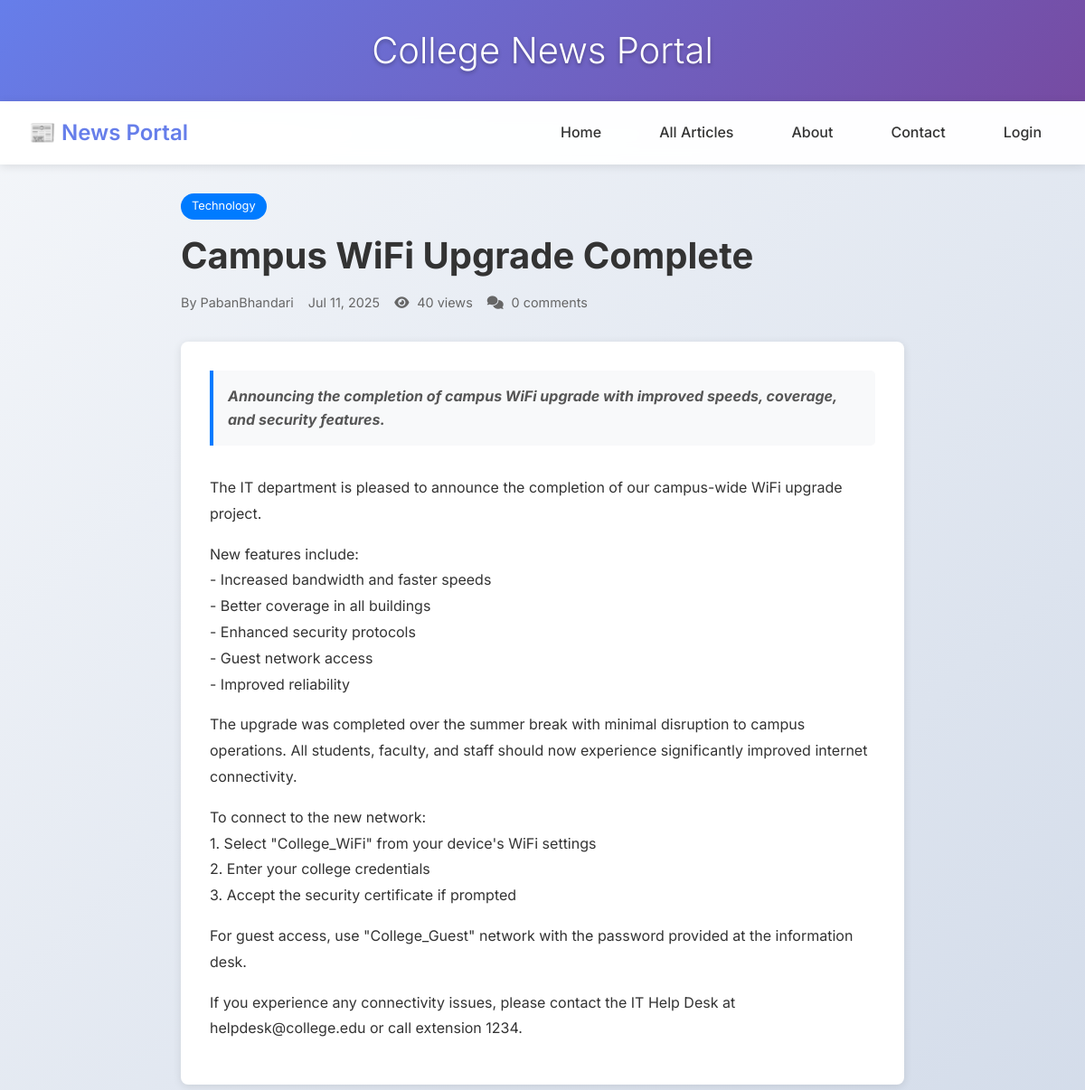
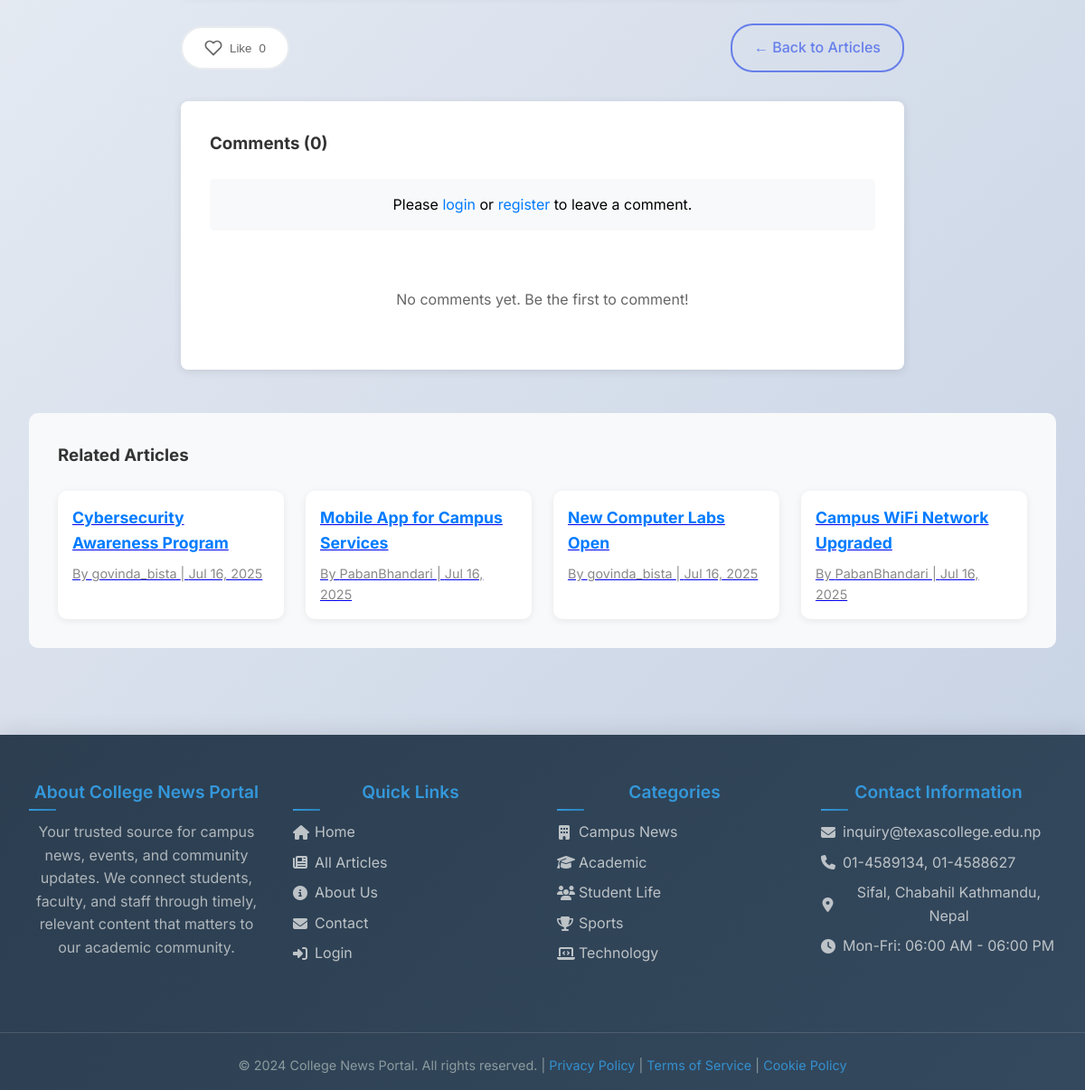
The page /article/5/ on the database its author committed (2 pictures, top to bottom).
### news/models.py (models this page shows, shortened)
class NewsArticle(models.Model):
    STATUS_CHOICES = [
        ('draft', 'Draft'),
        ('published', 'Published'),
        ('archived', 'Archived'),
    ]
    title = models.CharField(max_length=200)
    content = models.TextField()
    summary = models.TextField(max_length=500, blank=True)
    author = models.ForeignKey(User, on_delete=models.CASCADE, related_name='articles')
    category = models.ForeignKey(Category, on_delete=models.CASCADE, related_name='articles')
    status = models.CharField(max_length=20, choices=STATUS_CHOICES, default='draft')
    created_at = models.DateTimeField(auto_now_add=True)
    updated_at = models.DateTimeField(auto_now=True)
    published_at = models.DateTimeField(blank=True, null=True)
    views = models.PositiveIntegerField(default=0)
    class Meta:
        ordering = ['-published_at', '-created_at']
    def save(self, *args, **kwargs):
        if self.status == 'published' and not self.published_at:
            self.published_at = timezone.now()
        super().save(*args, **kwargs)
    @property
    def like_count(self):
        return self.likes.count()
    @property
    def comment_count(self):
        return self.comments.filter(is_approved=True).count()

class Category(models.Model):
    name = models.CharField(max_length=100)
    description = models.TextField(blank=True)
    created_at = models.DateTimeField(auto_now_add=True)
    class Meta:
        verbose_name_plural = "Categories"

### news/views.py (the view, shortened to what this page needs)
# urls.py: path('article/<int:article_id>/', views.article_detail, name='article_detail'),
def article_detail(request, article_id):
    try:
        article = NewsArticle.objects.get(id=article_id)
        can_view = False
        if article.status == 'published':
            can_view = True
        elif request.user.is_authenticated and article.author == request.user:
            can_view = True
        elif request.user.is_authenticated and request.user.is_superuser:
            can_view = True
        if not can_view:
            raise NewsArticle.DoesNotExist()
    except NewsArticle.DoesNotExist:
        return get_object_or_404(NewsArticle, id=article_id, status='published')
    if article.status == 'published':
        article.views += 1
        article.save()
    comments = article.comments.filter(is_approved=True)
    related_articles = NewsArticle.objects.filter(
        status='published',
        category=article.category
    ).exclude(id=article.id)[:4]
    user_liked = False
    if request.user.is_authenticated:
        user_liked = article.likes.filter(user=request.user).exists()
    else:
        client_ip = get_client_ip(request)
        user_liked = article.likes.filter(ip_address=client_ip, user__isnull=True).exists()
    context = {
        'article': article,
        'comments': comments,
        'user_liked': user_liked,
        'related_articles': related_articles,
    }
    return render(request, 'article_detail.html', context)

### news/views.py (called while the page is built)
def get_client_ip(request):
    x_forwarded_for = request.META.get('HTTP_X_FORWARDED_FOR')
    if x_forwarded_for:
        ip = x_forwarded_for.split(',')[0]
    else:
        ip = request.META.get('REMOTE_ADDR')
    return ip

### news/templates/article_detail.html (shortened to what this page needs)
{% extends 'base_home.html' %}
{% block content %}
<div class="article-detail">
    <div class="article-header">
        <div class="article-category">{{ article.category.name }}</div>
        <h1>{{ article.title }}</h1>
        <div class="article-meta">
            <span>By {{ article.author.username }}</span>
            <span>{{ article.published_at|date:"M d, Y" }}</span>
            <span><i class="fas fa-eye"></i> {{ article.views }} views</span>
            <span><i class="fas fa-comments"></i> {{ article.comment_count }} comments</span>
        </div>
    </div>
    <div class="article-content">
        {% if article.summary %}
        <div class="article-summary">
            <p><strong>{{ article.summary }}</strong></p>
        </div>
        {% endif %}
        <div class="article-body">
            {{ article.content|linebreaks }}
        </div>
    </div>
    <div class="article-actions">
        <div class="like-section">
            <button class="like-btn {% if user_liked %}liked{% endif %}" onclick="toggleLike({{ article.id }})">
                <span class="like-text">{% if user_liked %}Liked{% else %}Like{% endif %}</span>
                <span class="like-count">{{ article.like_count }}</span>
            </button>
        </div>
        <div class="action-buttons">
            <a href="{% url 'article_list' %}" class="btn btn-outline">← Back to Articles</a>
        </div>
    </div>
    <div class="comments-section">
        <h3>Comments ({{ article.comment_count }})</h3>
        {% if user.is_authenticated %}
        <div class="comment-form">
            <h4>Add a Comment</h4>
            <form id="commentForm" onsubmit="submitComment(event, {{ article.id }})">
                {% csrf_token %}
                <div class="form-group">
                    <textarea name="content" id="commentContent" placeholder="Write your comment here..." required></textarea>
                </div>
                <button type="submit" class="btn btn-primary">
                    <span class="btn-text">Post Comment</span>
                    <span class="btn-loading" style="display: none;">Posting...</span>
                </button>
            </form>
        </div>
        {% else %}
        <div class="login-prompt">
            <p>Please <a href="{% url 'login' %}">login</a> or <a href="{% url 'register' %}">register</a> to leave a comment.</p>
        </div>
        {% endif %}
        <div class="comments-list" id="commentsList">
            {% if comments %}
                {% for comment in comments %}
                <div class="comment" data-comment-id="{{ comment.id }}">
                    <div class="comment-header">
                        <div class="comment-author-info">
                            <strong>{{ comment.display_name }}</strong>
                            <span class="comment-date">{{ comment.created_at|date:"M d, Y H:i" }}</span>
                        </div>
                        {% if user.is_authenticated and comment.author == user %}
                        <div class="comment-actions">
                            <button class="edit-comment-btn" data-comment-id="{{ comment.id }}" data-comment-content="{{ comment.content|escapejs }}" onclick="editComment({{ comment.id }})">
                                <svg width="16" height="16" viewBox="0 0 24 24" fill="none" xmlns="http://www.w3.org/2000/svg">
                                    <path d="M11 4H4a2 2 0 0 0-2 2v14a2 2 0 0 0 2 2h14a2 2 0 0 0 2-2v-7" stroke="currentColor" stroke-width="2" stroke-linecap="round" stroke-linejoin="round"/>
                                    <path d="m18.5 2.5 3 3L12 15l-4 1 1-4 9.5-9.5z" stroke="currentColor" stroke-width="2" stroke-linecap="round" stroke-linejoin="round"/>
                                </svg>
                                Edit
                            </button>
                            <button class="delete-comment-btn" onclick="deleteComment({{ comment.id }})">
                                <svg width="16" height="16" viewBox="0 0 24 24" fill="none" xmlns="http://www.w3.org/2000/svg">
                                    <path d="M3 6h18" stroke="currentColor" stroke-width="2" stroke-linecap="round" stroke-linejoin="round"/>
                                    <path d="M19 6v14a2 2 0 0 1-2 2H7a2 2 0 0 1-2-2V6" stroke="currentColor" stroke-width="2" stroke-linecap="round" stroke-linejoin="round"/>
                                    <path d="M8 6V4a2 2 0 0 1 2-2h4a2 2 0 0 1 2 2v2" stroke="currentColor" stroke-width="2" stroke-linecap="round" stroke-linejoin="round"/>
                                </svg>
                                Delete
                            </button>
                        </div>
                        {% elif user.is_authenticated and user == article.author %}
                        <div class="comment-actions">
                            <button class="delete-comment-btn" onclick="deleteComment({{ comment.id }})">
                                <svg width="16" height="16" viewBox="0 0 24 24" fill="none" xmlns="http://www.w3.org/2000/svg">
                                    <path d="M3 6h18" stroke="currentColor" stroke-width="2" stroke-linecap="round" stroke-linejoin="round"/>
                                    <path d="M19 6v14a2 2 0 0 1-2 2H7a2 2 0 0 1-2-2V6" stroke="currentColor" stroke-width="2" stroke-linecap="round" stroke-linejoin="round"/>
                                    <path d="M8 6V4a2 2 0 0 1 2-2h4a2 2 0 0 1 2 2v2" stroke="currentColor" stroke-width="2" stroke-linecap="round" stroke-linejoin="round"/>
                                </svg>
                                Delete
                            </button>
                        </div>
                        {% elif user.is_authenticated and user.is_superuser %}
                        <div class="comment-actions">
                            <button class="delete-comment-btn" onclick="deleteComment({{ comment.id }})">
                                <svg width="16" height="16" viewBox="0 0 24 24" fill="none" xmlns="http://www.w3.org/2000/svg">
                                    <path d="M3 6h18" stroke="currentColor" stroke-width="2" stroke-linecap="round" stroke-linejoin="round"/>
                                    <path d="M19 6v14a2 2 0 0 1-2 2H7a2 2 0 0 1-2-2V6" stroke="currentColor" stroke-width="2" stroke-linecap="round" stroke-linejoin="round"/>
                                    <path d="M8 6V4a2 2 0 0 1 2-2h4a2 2 0 0 1 2 2v2" stroke="currentColor" stroke-width="2" stroke-linecap="round" stroke-linejoin="round"/>
                                </svg>
                                Delete
                            </button>
                        </div>
                        {% endif %}
                    </div>
                    <div class="comment-content" id="comment-content-{{ comment.id }}">
                        {{ comment.content|linebreaks }}
                    </div>
                    <div class="comment-edit-form" id="comment-edit-form-{{ comment.id }}" style="display: none;">
                        <textarea class="edit-comment-textarea" id="edit-textarea-{{ comment.id }}">{{ comment.content }}</textarea>
                        <div class="edit-actions">
                            <button class="save-edit-btn" onclick="saveCommentEdit({{ comment.id }})">Save</button>
                            <button class="cancel-edit-btn" onclick="cancelCommentEdit({{ comment.id }})">Cancel</button>
                        </div>
                    </div>
                </div>
                {% endfor %}
            {% else %}
                <div class="no-comments">
                    <p>No comments yet. Be the first to comment!</p>
                </div>
            {% endif %}
        </div>
    </div>
</div>
{% if related_articles %}
<div class="related-articles-section">
    <h3>Related Articles</h3>
    <div class="related-articles-grid">
        {% for related in related_articles %}
        <div class="related-article-card">
            <a href="{% url 'article_detail' related.id %}">
                <div class="related-article-info">
                    <h4>{{ related.title }}</h4>
                    <p class="related-article-meta">By {{ related.author.username }} | {{ related.published_at|date:"M d, Y" }}</p>
                </div>
            </a>
        </div>
        {% endfor %}
    </div>
</div>
{% endif %}
{% endblock %}

### news/templates/base_home.html (style rules this page uses)
* { margin: 0; padding: 0; box-sizing: border-box; }
body { font-family: 'Inter', 'Segoe UI', Tahoma, Geneva, Verdana, sans-serif; line-height: 1.6; background: linear-gradient(135deg, #f5f7fa 0%, #c3cfe2 100%); min-height: 100vh; }
.btn { background: linear-gradient(135deg, #667eea 0%, #764ba2 100%); color: white; padding: 0.75rem 1.5rem; border: none; border-radius: 25px; cursor: pointer; font-weight: 500; transition: all 0.3s ease; text-decoration: none; display: inline-block; box-shadow: 0 4px 15px rgba(102, 126, 234, 0.4); }
.btn-outline { background: transparent; color: #667eea; border: 2px solid #667eea; box-shadow: none; }
.article-content { padding: 2rem; }
.article-meta { color: #666; font-size: 0.9rem; margin-bottom: 1rem; display: flex; gap: 1rem; flex-wrap: wrap; }
.article-summary { color: #555; margin-bottom: 1.5rem; line-height: 1.6; }
html { scroll-behavior: smooth; }
.fas { margin-right: 0.3rem; }

### news/templates/article_detail.html (style rules this page uses)
.article-detail { max-width: 800px; margin: 0 auto; }
.article-header { margin-bottom: 2rem; }
.article-category { display: inline-block; background: #007bff; color: white; padding: 0.25rem 0.75rem; border-radius: 15px; font-size: 0.8rem; margin-bottom: 1rem; }
.article-header h1 { font-size: 2.5rem; margin-bottom: 1rem; color: #333; line-height: 1.2; }
.article-meta { display: flex; gap: 1rem; color: #666; font-size: 0.9rem; flex-wrap: wrap; }
.article-content { background: white; padding: 2rem; border-radius: 8px; box-shadow: 0 2px 10px rgba(0,0,0,0.1); margin-bottom: 2rem; }
.article-summary { background: #f8f9fa; padding: 1rem; border-left: 4px solid #007bff; margin-bottom: 2rem; border-radius: 0 5px 5px 0; }
.article-summary p { margin: 0; color: #555; font-style: italic; }
.article-body { line-height: 1.8; color: #333; }
.article-body p { margin-bottom: 1rem; }
.article-actions { display: flex; justify-content: space-between; align-items: center; margin-bottom: 2rem; flex-wrap: wrap; gap: 1rem; }
.like-section { display: flex; align-items: center; }
.like-btn { display: flex; align-items: center; gap: 0.5rem; padding: 0.75rem 1.5rem; border: 2px solid #e9ecef; border-radius: 25px; background: white; color: #666; cursor: pointer; transition: all 0.3s ease; font-weight: 500; }
.like-icon { transition: transform 0.3s ease; }
.action-buttons { display: flex; gap: 1rem; flex-wrap: wrap; }
.comments-section { background: white; padding: 2rem; border-radius: 8px; box-shadow: 0 2px 10px rgba(0,0,0,0.1); }
.comments-section h3 { margin-bottom: 1.5rem; color: #333; }
.login-prompt { background: #f8f9fa; padding: 1rem; border-radius: 5px; margin-bottom: 2rem; text-align: center; }
.login-prompt a { color: #007bff; text-decoration: none; }
.comments-list { margin-top: 1rem; }
.no-comments { text-align: center; padding: 2rem; color: #666; }
.related-articles-section { margin: 3rem 0 0 0; padding: 2rem; background: #f8f9fa; border-radius: 10px; }
.related-articles-section h3 { margin-bottom: 1.5rem; color: #333; }
.related-articles-grid { display: grid; grid-template-columns: repeat(auto-fit, minmax(220px, 1fr)); gap: 1.5rem; }
.related-article-card { background: white; border-radius: 10px; box-shadow: 0 2px 8px rgba(0,0,0,0.07); overflow: hidden; transition: box-shadow 0.2s, transform 0.2s; }
.related-article-info { padding: 1rem; }
.related-article-info h4 { font-size: 1.1rem; margin-bottom: 0.5rem; color: #007bff; }
.related-article-meta { color: #888; font-size: 0.9rem; }

### rows shown on the page
NewsArticle: category.name "Technology", title "Campus WiFi Upgrade Complete", author.username "PabanBhandari", published_at "Jul 11, 2025", views "40", comment_count "0", summary "Announcing the completion of campus WiFi upgrade with improved speeds, coverage, and security features.", content "The IT department is pleased to announce the completion of our campus-wide WiFi upgrade project. New features include: - Increased bandwidth and faster speeds - Better coverage in all buildings - Enhanced security protocols - Guest network access - Improved reliability The upgrade was completed over the summer break with minimal disruption to campus operations. All students, faculty, and staff should now experience significantly improved internet connectivity. To connect to the new network: 1. Select \"College_WiFi\" from your device's WiFi settings 2. Enter your college credentials 3. Accept the security certificate if prompted For guest access, use \"College_Guest\" network with the password…", like_count "0"
NewsArticle: title "Cybersecurity Awareness Program", author.username "govinda_bista", published_at "Jul 16, 2025"
NewsArticle: title "Mobile App for Campus Services", author.username "PabanBhandari", published_at "Jul 16, 2025"
NewsArticle: title "New Computer Labs Open", author.username "govinda_bista", published_at "Jul 16, 2025"
NewsArticle: title "Campus WiFi Network Upgraded", author.username "PabanBhandari", published_at "Jul 16, 2025"
